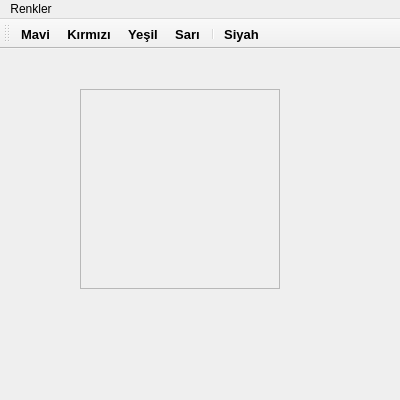
<?xml version="1.0" encoding="UTF-8"?>
<ui version="4.0">
 <class>MainWindow</class>
 <widget class="QMainWindow" name="MainWindow">
  <property name="geometry">
   <rect>
    <x>0</x>
    <y>0</y>
    <width>400</width>
    <height>400</height>
   </rect>
  </property>
  <property name="windowTitle">
   <string>MainWindow</string>
  </property>
  <widget class="QWidget" name="centralwidget">
   <widget class="QLabel" name="label_show">
    <property name="geometry">
     <rect>
      <x>40</x>
      <y>260</y>
      <width>311</width>
      <height>31</height>
     </rect>
    </property>
    <property name="font">
     <font>
      <pointsize>10</pointsize>
      <weight>75</weight>
      <bold>true</bold>
     </font>
    </property>
    <property name="text">
     <string/>
    </property>
   </widget>
   <widget class="QFrame" name="frame_show">
    <property name="geometry">
     <rect>
      <x>80</x>
      <y>40</y>
      <width>200</width>
      <height>200</height>
     </rect>
    </property>
    <property name="styleSheet">
     <string notr="true">border-image: url(:/icons/icons/Onur_Karaguler.png);</string>
    </property>
    <property name="frameShape">
     <enum>QFrame::StyledPanel</enum>
    </property>
    <property name="frameShadow">
     <enum>QFrame::Raised</enum>
    </property>
   </widget>
  </widget>
  <widget class="QMenuBar" name="menubar">
   <property name="geometry">
    <rect>
     <x>0</x>
     <y>0</y>
     <width>400</width>
     <height>21</height>
    </rect>
   </property>
   <widget class="QMenu" name="menuRenkler">
    <property name="title">
     <string>Renkler</string>
    </property>
    <addaction name="action_blue"/>
    <addaction name="separator"/>
    <addaction name="action_red"/>
    <addaction name="action_green"/>
   </widget>
   <addaction name="menuRenkler"/>
  </widget>
  <widget class="QToolBar" name="toolBar">
   <property name="windowTitle">
    <string>toolBar</string>
   </property>
   <property name="iconSize">
    <size>
     <width>36</width>
     <height>36</height>
    </size>
   </property>
   <property name="toolButtonStyle">
    <enum>Qt::ToolButtonTextUnderIcon</enum>
   </property>
   <attribute name="toolBarArea">
    <enum>TopToolBarArea</enum>
   </attribute>
   <attribute name="toolBarBreak">
    <bool>false</bool>
   </attribute>
   <addaction name="action_blue"/>
   <addaction name="action_red"/>
   <addaction name="action_green"/>
   <addaction name="action_yellow"/>
   <addaction name="separator"/>
   <addaction name="action_black_white"/>
  </widget>
  <action name="action_blue">
   <property name="icon">
    <iconset resource="icons.qrc">
     <normaloff>:/icons/icons/2.png</normaloff>:/icons/icons/2.png</iconset>
   </property>
   <property name="text">
    <string>Mavi</string>
   </property>
   <property name="toolTip">
    <string>Mavi kuşu seç</string>
   </property>
   <property name="font">
    <font>
     <pointsize>10</pointsize>
     <weight>75</weight>
     <bold>true</bold>
    </font>
   </property>
   <property name="shortcut">
    <string>Shift+B</string>
   </property>
  </action>
  <action name="action_red">
   <property name="icon">
    <iconset resource="icons.qrc">
     <normaloff>:/icons/icons/1.png</normaloff>:/icons/icons/1.png</iconset>
   </property>
   <property name="text">
    <string>Kırmızı</string>
   </property>
   <property name="toolTip">
    <string>Kırmızı kuşu seç</string>
   </property>
   <property name="font">
    <font>
     <pointsize>10</pointsize>
     <weight>75</weight>
     <bold>true</bold>
    </font>
   </property>
  </action>
  <action name="action_green">
   <property name="icon">
    <iconset resource="icons.qrc">
     <normaloff>:/icons/icons/4.png</normaloff>:/icons/icons/4.png</iconset>
   </property>
   <property name="text">
    <string>Yeşil</string>
   </property>
   <property name="toolTip">
    <string>Yeşil kuşu seç</string>
   </property>
   <property name="font">
    <font>
     <pointsize>10</pointsize>
     <weight>75</weight>
     <bold>true</bold>
    </font>
   </property>
   <property name="shortcut">
    <string>Shift+G</string>
   </property>
  </action>
  <action name="action_yellow">
   <property name="icon">
    <iconset resource="icons.qrc">
     <normaloff>:/icons/icons/7.png</normaloff>:/icons/icons/7.png</iconset>
   </property>
   <property name="text">
    <string>Sarı</string>
   </property>
   <property name="toolTip">
    <string>Sarı kuşu seç</string>
   </property>
   <property name="font">
    <font>
     <pointsize>10</pointsize>
     <weight>75</weight>
     <bold>true</bold>
    </font>
   </property>
   <property name="shortcut">
    <string>Shift+Y</string>
   </property>
  </action>
  <action name="action_black_white">
   <property name="checkable">
    <bool>true</bool>
   </property>
   <property name="icon">
    <iconset resource="icons.qrc">
     <normaloff>:/icons/icons/3.png</normaloff>:/icons/icons/3.png</iconset>
   </property>
   <property name="text">
    <string>Siyah</string>
   </property>
   <property name="toolTip">
    <string>Siyah kuşu seç</string>
   </property>
   <property name="font">
    <font>
     <pointsize>10</pointsize>
     <weight>75</weight>
     <bold>true</bold>
    </font>
   </property>
   <property name="shortcut">
    <string>Shift+K</string>
   </property>
  </action>
 </widget>
 <resources>
  <include location="icons.qrc"/>
 </resources>
 <connections/>
</ui>
